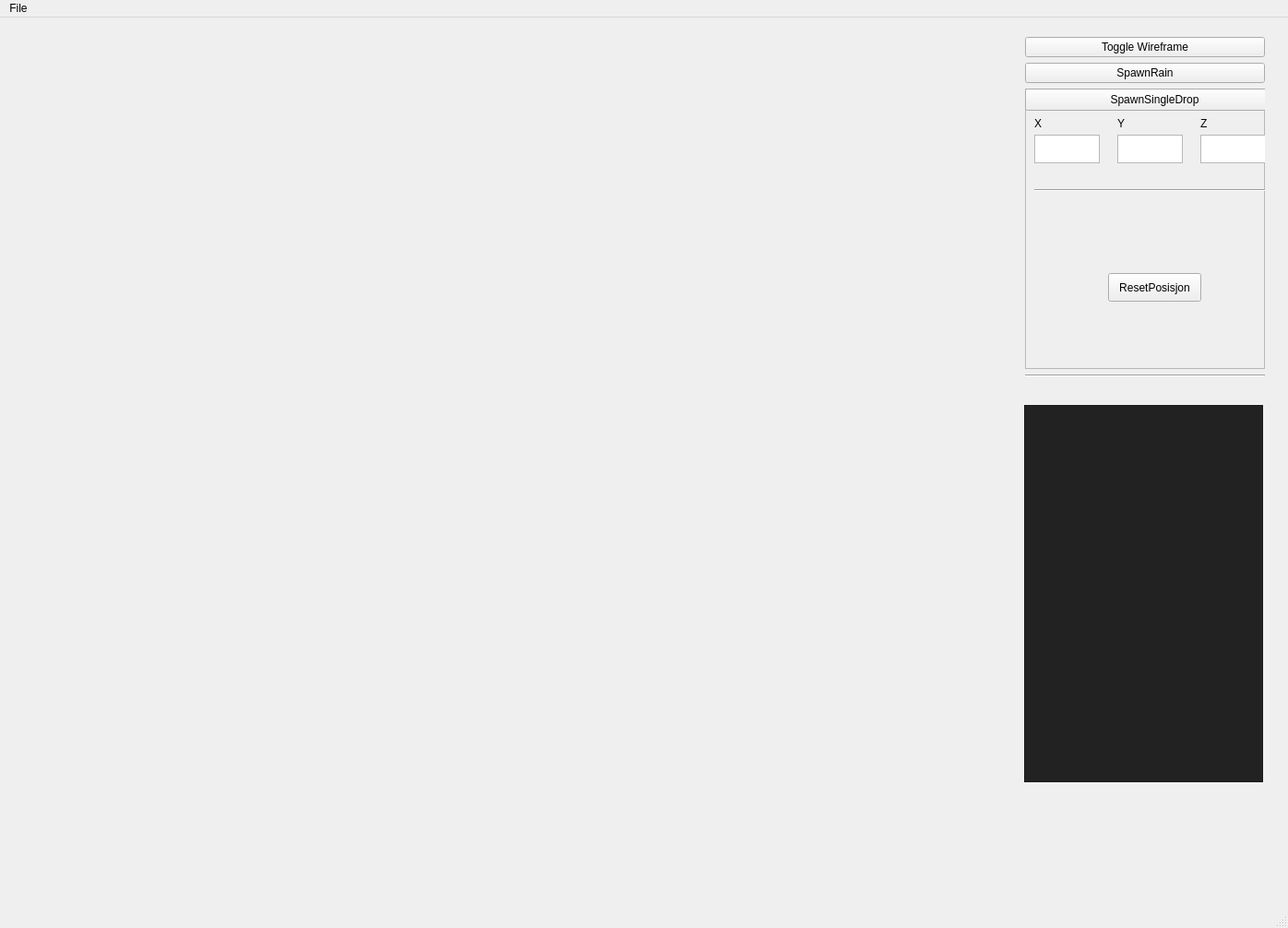
<?xml version="1.0" encoding="UTF-8"?>
<ui version="4.0">
 <class>MainWindow</class>
 <widget class="QMainWindow" name="MainWindow">
  <property name="geometry">
   <rect>
    <x>0</x>
    <y>0</y>
    <width>1396</width>
    <height>1006</height>
   </rect>
  </property>
  <property name="windowTitle">
   <string>OpenGL in Qt is great fun!</string>
  </property>
  <widget class="QWidget" name="centralWidget">
   <widget class="QWidget" name="gridLayoutWidget">
    <property name="geometry">
     <rect>
      <x>1100</x>
      <y>10</y>
      <width>282</width>
      <height>391</height>
     </rect>
    </property>
    <layout class="QGridLayout" name="gridLayout">
     <item row="1" column="5">
      <widget class="QPushButton" name="rotationButton">
       <property name="text">
        <string>Toggle Wireframe</string>
       </property>
       <property name="checkable">
        <bool>true</bool>
       </property>
       <property name="checked">
        <bool>false</bool>
       </property>
       <property name="autoRepeat">
        <bool>false</bool>
       </property>
      </widget>
     </item>
     <item row="2" column="5">
      <widget class="QPushButton" name="SpawnRain">
       <property name="text">
        <string>SpawnRain</string>
       </property>
       <property name="checkable">
        <bool>true</bool>
       </property>
       <property name="autoRepeat">
        <bool>true</bool>
       </property>
      </widget>
     </item>
     <item row="4" column="5">
      <widget class="Line" name="line">
       <property name="orientation">
        <enum>Qt::Horizontal</enum>
       </property>
      </widget>
     </item>
     <item row="3" column="5">
      <widget class="QFrame" name="frame">
       <property name="frameShape">
        <enum>QFrame::StyledPanel</enum>
       </property>
       <property name="frameShadow">
        <enum>QFrame::Raised</enum>
       </property>
       <widget class="QTextEdit" name="textEdit">
        <property name="geometry">
         <rect>
          <x>10</x>
          <y>50</y>
          <width>71</width>
          <height>31</height>
         </rect>
        </property>
        <property name="html">
         <string>&lt;!DOCTYPE HTML PUBLIC &quot;-//W3C//DTD HTML 4.0//EN&quot; &quot;http://www.w3.org/TR/REC-html40/strict.dtd&quot;&gt;
&lt;html&gt;&lt;head&gt;&lt;meta name=&quot;qrichtext&quot; content=&quot;1&quot; /&gt;&lt;meta charset=&quot;utf-8&quot; /&gt;&lt;style type=&quot;text/css&quot;&gt;
p, li { white-space: pre-wrap; }
&lt;/style&gt;&lt;/head&gt;&lt;body style=&quot; font-family:'Segoe UI'; font-size:9pt; font-weight:400; font-style:normal;&quot;&gt;
&lt;p style=&quot;-qt-paragraph-type:empty; margin-top:0px; margin-bottom:0px; margin-left:0px; margin-right:0px; -qt-block-indent:0; text-indent:0px;&quot;&gt;&lt;br /&gt;&lt;/p&gt;&lt;/body&gt;&lt;/html&gt;</string>
        </property>
       </widget>
       <widget class="QTextEdit" name="textEdit_2">
        <property name="geometry">
         <rect>
          <x>100</x>
          <y>50</y>
          <width>71</width>
          <height>31</height>
         </rect>
        </property>
       </widget>
       <widget class="QTextEdit" name="textEdit_3">
        <property name="geometry">
         <rect>
          <x>190</x>
          <y>50</y>
          <width>71</width>
          <height>31</height>
         </rect>
        </property>
       </widget>
       <widget class="QLabel" name="label">
        <property name="geometry">
         <rect>
          <x>10</x>
          <y>30</y>
          <width>49</width>
          <height>16</height>
         </rect>
        </property>
        <property name="text">
         <string>X</string>
        </property>
       </widget>
       <widget class="QLabel" name="label_2">
        <property name="geometry">
         <rect>
          <x>100</x>
          <y>30</y>
          <width>49</width>
          <height>16</height>
         </rect>
        </property>
        <property name="text">
         <string>Y</string>
        </property>
       </widget>
       <widget class="QLabel" name="label_3">
        <property name="geometry">
         <rect>
          <x>190</x>
          <y>30</y>
          <width>49</width>
          <height>16</height>
         </rect>
        </property>
        <property name="text">
         <string>Z</string>
        </property>
       </widget>
       <widget class="Line" name="line_2">
        <property name="geometry">
         <rect>
          <x>10</x>
          <y>100</y>
          <width>261</width>
          <height>20</height>
         </rect>
        </property>
        <property name="orientation">
         <enum>Qt::Horizontal</enum>
        </property>
       </widget>
       <widget class="QPushButton" name="pushButton">
        <property name="geometry">
         <rect>
          <x>0</x>
          <y>0</y>
          <width>281</width>
          <height>24</height>
         </rect>
        </property>
        <property name="text">
         <string>SpawnSingleDrop</string>
        </property>
       </widget>
       <widget class="QPushButton" name="pushButton_2">
        <property name="geometry">
         <rect>
          <x>90</x>
          <y>200</y>
          <width>101</width>
          <height>31</height>
         </rect>
        </property>
        <property name="text">
         <string>ResetPosisjon</string>
        </property>
       </widget>
      </widget>
     </item>
    </layout>
   </widget>
   <widget class="QWidget" name="horizontalLayoutWidget">
    <property name="geometry">
     <rect>
      <x>1099</x>
      <y>409</y>
      <width>281</width>
      <height>431</height>
     </rect>
    </property>
    <layout class="QHBoxLayout" name="horizontalLayout">
     <item>
      <widget class="QPlainTextEdit" name="outputLog">
       <property name="palette">
        <palette>
         <active>
          <colorrole role="Button">
           <brush brushstyle="SolidPattern">
            <color alpha="255">
             <red>34</red>
             <green>34</green>
             <blue>34</blue>
            </color>
           </brush>
          </colorrole>
          <colorrole role="Light">
           <brush brushstyle="SolidPattern">
            <color alpha="255">
             <red>51</red>
             <green>51</green>
             <blue>51</blue>
            </color>
           </brush>
          </colorrole>
          <colorrole role="Midlight">
           <brush brushstyle="SolidPattern">
            <color alpha="255">
             <red>42</red>
             <green>42</green>
             <blue>42</blue>
            </color>
           </brush>
          </colorrole>
          <colorrole role="Dark">
           <brush brushstyle="SolidPattern">
            <color alpha="255">
             <red>17</red>
             <green>17</green>
             <blue>17</blue>
            </color>
           </brush>
          </colorrole>
          <colorrole role="Mid">
           <brush brushstyle="SolidPattern">
            <color alpha="255">
             <red>23</red>
             <green>23</green>
             <blue>23</blue>
            </color>
           </brush>
          </colorrole>
          <colorrole role="Text">
           <brush brushstyle="SolidPattern">
            <color alpha="255">
             <red>255</red>
             <green>255</green>
             <blue>255</blue>
            </color>
           </brush>
          </colorrole>
          <colorrole role="BrightText">
           <brush brushstyle="SolidPattern">
            <color alpha="255">
             <red>255</red>
             <green>255</green>
             <blue>255</blue>
            </color>
           </brush>
          </colorrole>
          <colorrole role="ButtonText">
           <brush brushstyle="SolidPattern">
            <color alpha="255">
             <red>255</red>
             <green>255</green>
             <blue>255</blue>
            </color>
           </brush>
          </colorrole>
          <colorrole role="Base">
           <brush brushstyle="SolidPattern">
            <color alpha="255">
             <red>34</red>
             <green>34</green>
             <blue>34</blue>
            </color>
           </brush>
          </colorrole>
          <colorrole role="Window">
           <brush brushstyle="SolidPattern">
            <color alpha="255">
             <red>34</red>
             <green>34</green>
             <blue>34</blue>
            </color>
           </brush>
          </colorrole>
          <colorrole role="Shadow">
           <brush brushstyle="SolidPattern">
            <color alpha="255">
             <red>0</red>
             <green>0</green>
             <blue>0</blue>
            </color>
           </brush>
          </colorrole>
          <colorrole role="AlternateBase">
           <brush brushstyle="SolidPattern">
            <color alpha="255">
             <red>17</red>
             <green>17</green>
             <blue>17</blue>
            </color>
           </brush>
          </colorrole>
          <colorrole role="ToolTipBase">
           <brush brushstyle="SolidPattern">
            <color alpha="255">
             <red>255</red>
             <green>255</green>
             <blue>220</blue>
            </color>
           </brush>
          </colorrole>
          <colorrole role="ToolTipText">
           <brush brushstyle="SolidPattern">
            <color alpha="255">
             <red>0</red>
             <green>0</green>
             <blue>0</blue>
            </color>
           </brush>
          </colorrole>
          <colorrole role="PlaceholderText">
           <brush brushstyle="SolidPattern">
            <color alpha="128">
             <red>255</red>
             <green>255</green>
             <blue>255</blue>
            </color>
           </brush>
          </colorrole>
         </active>
         <inactive>
          <colorrole role="Button">
           <brush brushstyle="SolidPattern">
            <color alpha="255">
             <red>34</red>
             <green>34</green>
             <blue>34</blue>
            </color>
           </brush>
          </colorrole>
          <colorrole role="Light">
           <brush brushstyle="SolidPattern">
            <color alpha="255">
             <red>51</red>
             <green>51</green>
             <blue>51</blue>
            </color>
           </brush>
          </colorrole>
          <colorrole role="Midlight">
           <brush brushstyle="SolidPattern">
            <color alpha="255">
             <red>42</red>
             <green>42</green>
             <blue>42</blue>
            </color>
           </brush>
          </colorrole>
          <colorrole role="Dark">
           <brush brushstyle="SolidPattern">
            <color alpha="255">
             <red>17</red>
             <green>17</green>
             <blue>17</blue>
            </color>
           </brush>
          </colorrole>
          <colorrole role="Mid">
           <brush brushstyle="SolidPattern">
            <color alpha="255">
             <red>23</red>
             <green>23</green>
             <blue>23</blue>
            </color>
           </brush>
          </colorrole>
          <colorrole role="Text">
           <brush brushstyle="SolidPattern">
            <color alpha="255">
             <red>255</red>
             <green>255</green>
             <blue>255</blue>
            </color>
           </brush>
          </colorrole>
          <colorrole role="BrightText">
           <brush brushstyle="SolidPattern">
            <color alpha="255">
             <red>255</red>
             <green>255</green>
             <blue>255</blue>
            </color>
           </brush>
          </colorrole>
          <colorrole role="ButtonText">
           <brush brushstyle="SolidPattern">
            <color alpha="255">
             <red>255</red>
             <green>255</green>
             <blue>255</blue>
            </color>
           </brush>
          </colorrole>
          <colorrole role="Base">
           <brush brushstyle="SolidPattern">
            <color alpha="255">
             <red>34</red>
             <green>34</green>
             <blue>34</blue>
            </color>
           </brush>
          </colorrole>
          <colorrole role="Window">
           <brush brushstyle="SolidPattern">
            <color alpha="255">
             <red>34</red>
             <green>34</green>
             <blue>34</blue>
            </color>
           </brush>
          </colorrole>
          <colorrole role="Shadow">
           <brush brushstyle="SolidPattern">
            <color alpha="255">
             <red>0</red>
             <green>0</green>
             <blue>0</blue>
            </color>
           </brush>
          </colorrole>
          <colorrole role="AlternateBase">
           <brush brushstyle="SolidPattern">
            <color alpha="255">
             <red>17</red>
             <green>17</green>
             <blue>17</blue>
            </color>
           </brush>
          </colorrole>
          <colorrole role="ToolTipBase">
           <brush brushstyle="SolidPattern">
            <color alpha="255">
             <red>255</red>
             <green>255</green>
             <blue>220</blue>
            </color>
           </brush>
          </colorrole>
          <colorrole role="ToolTipText">
           <brush brushstyle="SolidPattern">
            <color alpha="255">
             <red>0</red>
             <green>0</green>
             <blue>0</blue>
            </color>
           </brush>
          </colorrole>
          <colorrole role="PlaceholderText">
           <brush brushstyle="SolidPattern">
            <color alpha="128">
             <red>255</red>
             <green>255</green>
             <blue>255</blue>
            </color>
           </brush>
          </colorrole>
         </inactive>
         <disabled>
          <colorrole role="Button">
           <brush brushstyle="SolidPattern">
            <color alpha="255">
             <red>34</red>
             <green>34</green>
             <blue>34</blue>
            </color>
           </brush>
          </colorrole>
          <colorrole role="Light">
           <brush brushstyle="SolidPattern">
            <color alpha="255">
             <red>51</red>
             <green>51</green>
             <blue>51</blue>
            </color>
           </brush>
          </colorrole>
          <colorrole role="Midlight">
           <brush brushstyle="SolidPattern">
            <color alpha="255">
             <red>42</red>
             <green>42</green>
             <blue>42</blue>
            </color>
           </brush>
          </colorrole>
          <colorrole role="Dark">
           <brush brushstyle="SolidPattern">
            <color alpha="255">
             <red>17</red>
             <green>17</green>
             <blue>17</blue>
            </color>
           </brush>
          </colorrole>
          <colorrole role="Mid">
           <brush brushstyle="SolidPattern">
            <color alpha="255">
             <red>23</red>
             <green>23</green>
             <blue>23</blue>
            </color>
           </brush>
          </colorrole>
          <colorrole role="Text">
           <brush brushstyle="SolidPattern">
            <color alpha="255">
             <red>17</red>
             <green>17</green>
             <blue>17</blue>
            </color>
           </brush>
          </colorrole>
          <colorrole role="BrightText">
           <brush brushstyle="SolidPattern">
            <color alpha="255">
             <red>255</red>
             <green>255</green>
             <blue>255</blue>
            </color>
           </brush>
          </colorrole>
          <colorrole role="ButtonText">
           <brush brushstyle="SolidPattern">
            <color alpha="255">
             <red>17</red>
             <green>17</green>
             <blue>17</blue>
            </color>
           </brush>
          </colorrole>
          <colorrole role="Base">
           <brush brushstyle="SolidPattern">
            <color alpha="255">
             <red>34</red>
             <green>34</green>
             <blue>34</blue>
            </color>
           </brush>
          </colorrole>
          <colorrole role="Window">
           <brush brushstyle="SolidPattern">
            <color alpha="255">
             <red>34</red>
             <green>34</green>
             <blue>34</blue>
            </color>
           </brush>
          </colorrole>
          <colorrole role="Shadow">
           <brush brushstyle="SolidPattern">
            <color alpha="255">
             <red>0</red>
             <green>0</green>
             <blue>0</blue>
            </color>
           </brush>
          </colorrole>
          <colorrole role="AlternateBase">
           <brush brushstyle="SolidPattern">
            <color alpha="255">
             <red>34</red>
             <green>34</green>
             <blue>34</blue>
            </color>
           </brush>
          </colorrole>
          <colorrole role="ToolTipBase">
           <brush brushstyle="SolidPattern">
            <color alpha="255">
             <red>255</red>
             <green>255</green>
             <blue>220</blue>
            </color>
           </brush>
          </colorrole>
          <colorrole role="ToolTipText">
           <brush brushstyle="SolidPattern">
            <color alpha="255">
             <red>0</red>
             <green>0</green>
             <blue>0</blue>
            </color>
           </brush>
          </colorrole>
          <colorrole role="PlaceholderText">
           <brush brushstyle="SolidPattern">
            <color alpha="128">
             <red>255</red>
             <green>255</green>
             <blue>255</blue>
            </color>
           </brush>
          </colorrole>
         </disabled>
        </palette>
       </property>
      </widget>
     </item>
    </layout>
   </widget>
   <widget class="QWidget" name="verticalLayoutWidget">
    <property name="geometry">
     <rect>
      <x>10</x>
      <y>10</y>
      <width>1081</width>
      <height>831</height>
     </rect>
    </property>
    <layout class="QVBoxLayout" name="verticalLayout">
     <item>
      <layout class="QVBoxLayout" name="OpenGLLayout"/>
     </item>
    </layout>
   </widget>
  </widget>
  <widget class="QMenuBar" name="menuBar">
   <property name="geometry">
    <rect>
     <x>0</x>
     <y>0</y>
     <width>1396</width>
     <height>21</height>
    </rect>
   </property>
   <widget class="QMenu" name="menuFile">
    <property name="title">
     <string>File</string>
    </property>
    <addaction name="fileExit"/>
   </widget>
   <addaction name="menuFile"/>
  </widget>
  <widget class="QStatusBar" name="statusBar"/>
  <action name="fileExit">
   <property name="text">
    <string>Exit</string>
   </property>
   <property name="shortcut">
    <string>Ctrl+Q</string>
   </property>
  </action>
 </widget>
 <layoutdefault spacing="6" margin="11"/>
 <resources/>
 <connections/>
</ui>
